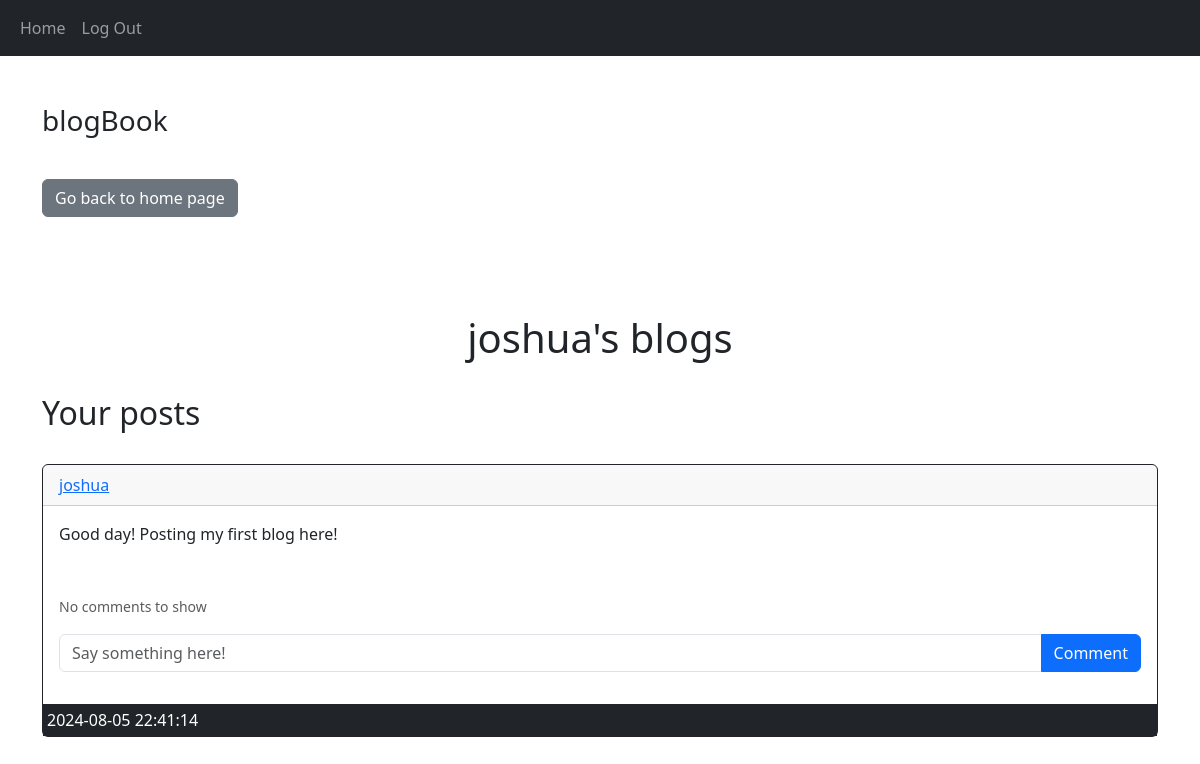
Page /posts/joshua (signed in) on the committed database.
### blog_website/models.py (models this page shows)
class User(db.Model, UserMixin):
    id = db.Column(db.Integer, primary_key=True )
    email = db.Column(db.String(100), unique=True)
    username = db.Column(db.String(100), unique=True)
    password = db.Column(db.String(100))
    date_created = db.Column(db.DateTime(timezone=True), default=func.now())
    posts = db.relationship('Post', backref='user', passive_deletes=True)
    comments = db.relationship('Comment', backref='user', passive_deletes=True)

class Post(db.Model):
    id = db.Column(db.Integer, primary_key=True)
    text = db.Column(db.Text, nullable=False)
    date_created = db.Column(db.DateTime(timezone=True), default=func.now())
    author = db.Column(db.Integer, db.ForeignKey('user.id', ondelete='CASCADE'), nullable=False)
    comments = db.relationship('Comment', backref='post', passive_deletes=True)

### blog_website/views.py (the view)
@views.route("/posts/<username>")
@login_required
def posts(username):
    user = User.query.filter_by(username=username).first()
    if not user:
        flash('Sorry, user not found.', category='error')
        return redirect(url_for('views.home'))
    posts = user.posts
    return render_template("posts.html", user=current_user, posts=posts, username=username)

### blog_website/__init__.py (called while the page is built)
def create_app():
    app = Flask(__name__)
    app.config['SECRET_KEY'] = "secretkey"
    app.config['SQLALCHEMY_DATABASE_URI'] = f'sqlite:///{DB_NAME}'
    db.init_app(app)
    from .views import views
    from .auth import auth
    app.register_blueprint(views, url_prefix="/")
    app.register_blueprint(auth, url_prefix="/")
    from .models import User, Post, Comment
    with app.app_context():
        create_database()
    login_manager = LoginManager()
    login_manager.login_view = "auth.login"
    login_manager.init_app(app)
    @login_manager.user_loader
    def load_user(id):
       return User.query.get(int(id))
    return app

### blog_website/templates/posts.html (shortened to what this page needs)
{% extends "posts_div.html" %}
{% block  header%}
<div class="text-start">
    <a href="/home" >
        <button type="button" class="btn btn-secondary" align="">Go back to home page</button>
    </a>
</div>
<br>
<br>
{{username}}'s blogs
{% endblock %}

### blog_website/templates/posts_div.html (shortened to what this page needs)
{% extends "base.html" %}
{% block content%}
<br>
<br>
<h3>blogBook</h3>
<br>
<h1 align="center">{% block header %}Blogs{% endblock %}</h1>
<br>
<h2>Your posts</h2>
<br>
<div id="posts" >
    {% for post in posts %}
    <div class="card border-dark mb-4">
        <div class="card-header d-flex justify-content-between align-items-center">
            <a href="/posts/{{post.user.username}}">{{post.user.username}}</a>
        </div>
<div class="card-body">
            <div class="card-text">{{post.text}}</div>
            <br>
            <br>
            <p class="card-text">
            {% if post.comments | length > 0 %}
                <a href="#comments-{{post.id}}" data-bs-toggle="collapse" role="button">
                    <small>View {{post.comments|length}} comments</small>
                </a>
            {% else %}
                <small class="text-muted">No comments to show</small>
            {% endif %}
            </p>
            <form class="input-group mb-3" action="create-comment/{{post.id}}" method="POST">
                <input type="text" name="text" class="form-control" placeholder="Say something here!">
                <button type="submit" class="btn btn-primary">Comment</button>
            </form>
        </div>
        <div>
            <div class="bg-dark text-white p-1">{{post.date_created}}</div>
        </div>
    </div>
    {% endfor %}
{% endblock %}

### rows in the picture
User: username "joshua"
Post: user.username "joshua", text "Good day! Posting my first blog here!", date_created "2024-08-05 22:41:14"
